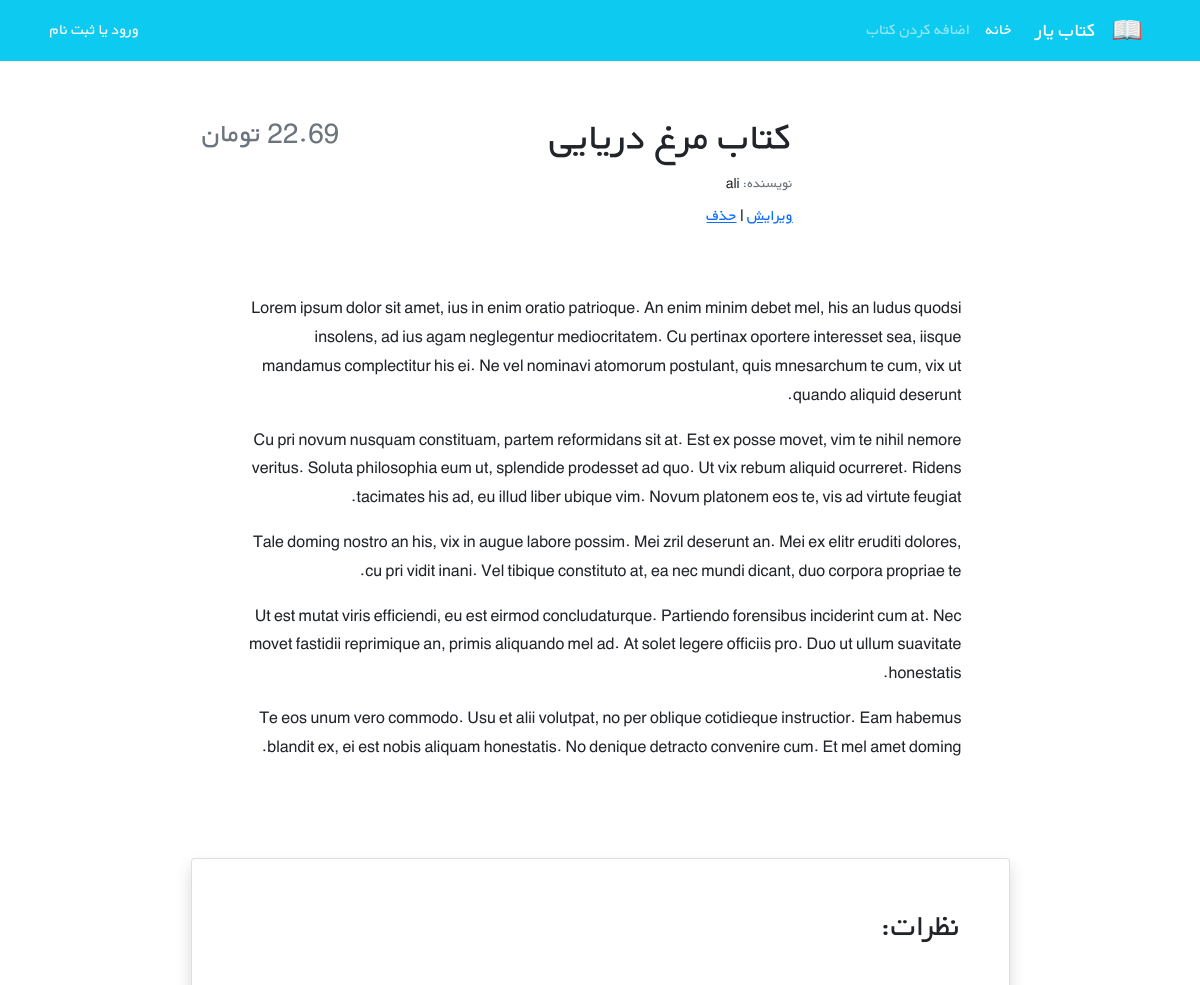
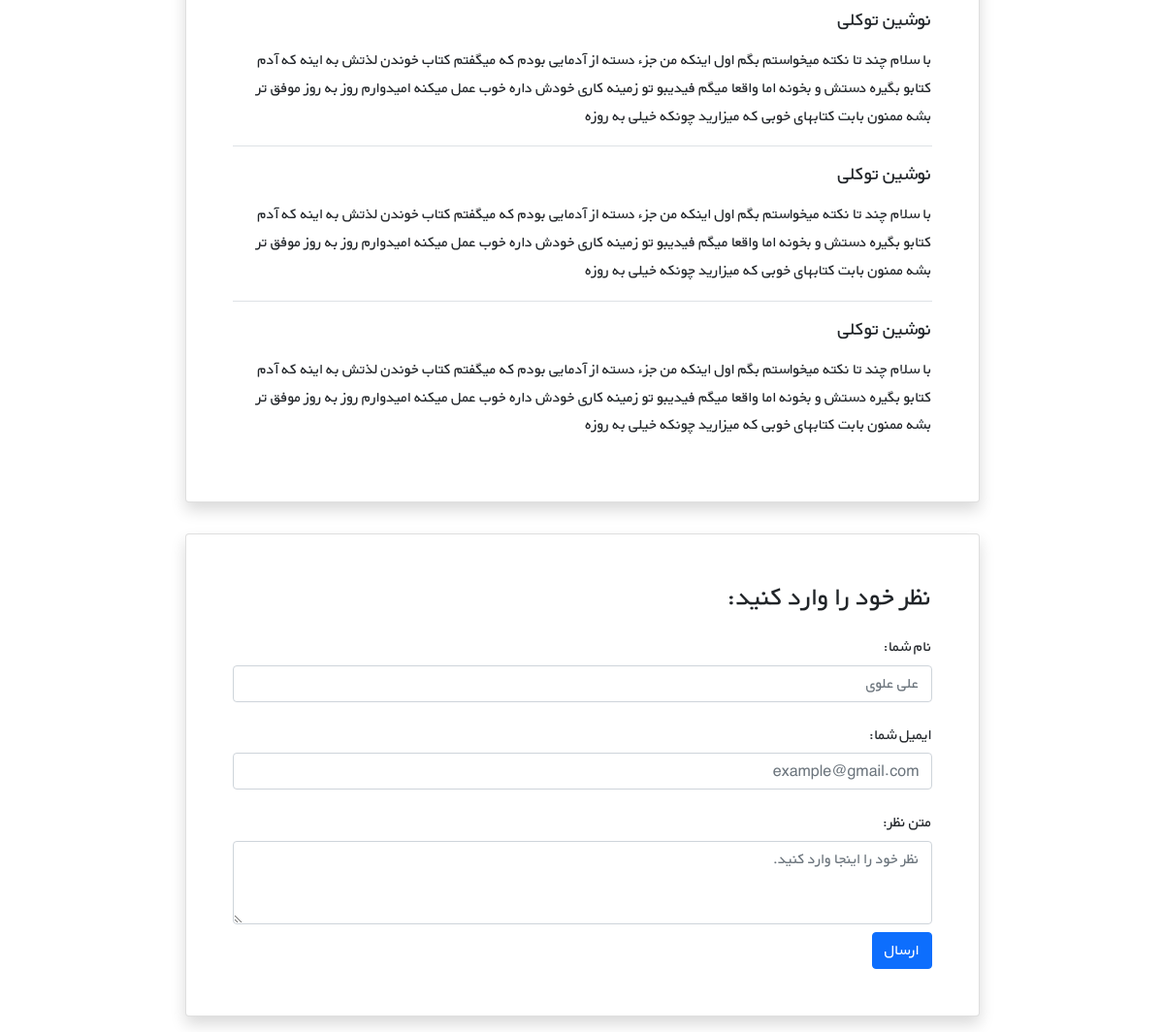
Page /books/3/ on the committed database (2 pictures, top to bottom).
### books/models.py (models this page shows, shortened)
class Book(models.Model):
    title = models.CharField(max_length=200)
    author = models.CharField(max_length=200)
    description = models.TextField()
    price = models.DecimalField(max_digits=5, decimal_places=2)
    cover = models.ImageField(upload_to='covers/', blank=True)

### books/views.py (the view)
# urls.py: path('<int:pk>/', BookDetailView.as_view(), name='BookDetailView'),
class BookDetailView(generic.DetailView):
    model = Book
    template_name = 'books/book_detail.html'

### books/templates/books/book_detail.html (shortened to what this page needs)
{% extends '_base.html' %}
{% block content %}
    <div class="container mt-5" dir="rtl">
        <div class="">
            <div class="">
                <div class="d-flex justify-content-center">
                    <div class="row w-sm-75 w-100">
                        <div class="col-xs-12 col-md-3 d-flex justify-content-center">
                        </div>
                        <div class="col-xs-12 col-md-6 text-center text-md-end mt-md-1 mt-4">
                            <h1>{{ book.title }}</h1>
                            <h5 class="small my-1"><span class="text-muted">نویسنده: </span>{{ book.author }}</h5>
                            <a href="{% url 'BookUpdateView' book.id %}">ویرایش</a>
                            <span> | </span>
                            <a href="{% url 'BookDeleteView' book.id %}">حذف</a>
                        </div>
                        <div class="col-xs-12 col-md-3 d-flex flex-column">
                            <h3 class="align-self-center pt-2 text-muted align-self-md-end">
                                {{ book.price }} تومان
                            </h3>
                        </div>
                    </div>
                </div>
                <div class="d-flex justify-content-center">
                    <div class="my-3 p-5 w-sm-75 w-100">
                        {{ book.description | linebreaks }}
                    </div>
                </div>
                <div class="d-flex justify-content-center">
                    <div class="card shadow my-3 p-5 w-sm-75 w-100">
                        <h2 class="mb-5">نظرات:</h2>
                        <div class="border-bottom mb-3">
                            <h5 class="mb-3">نوشین توکلی</h5>
                            <p>با سلام چند تا نکته میخواستم بگم اول اینکه من جزء دسته از آدمایی بودم که میگفتم کتاب
                                خوندن لذتش
                                به اینه که آدم کتابو بگیره دستش و بخونه اما واقعا میگم فیدیبو تو زمینه کاری خودش داره
                                خوب عمل
                                میکنه امیدوارم روز به روز موفق تر بشه ممنون بابت کتابهای خوبی که میزارید چونکه خیلی به
                                روزه</p>
                        </div>
                        <div class="border-bottom mb-3">
                            <h5 class="mb-3">نوشین توکلی</h5>
                            <p>با سلام چند تا نکته میخواستم بگم اول اینکه من جزء دسته از آدمایی بودم که میگفتم کتاب
                                خوندن لذتش
                                به اینه که آدم کتابو بگیره دستش و بخونه اما واقعا میگم فیدیبو تو زمینه کاری خودش داره
                                خوب عمل
                                میکنه امیدوارم روز به روز موفق تر بشه ممنون بابت کتابهای خوبی که میزارید چونکه خیلی به
                                روزه</p>
                        </div>
                        <div>
                            <h5 class="mb-3">نوشین توکلی</h5>
                            <p>با سلام چند تا نکته میخواستم بگم اول اینکه من جزء دسته از آدمایی بودم که میگفتم کتاب
                                خوندن لذتش
                                به اینه که آدم کتابو بگیره دستش و بخونه اما واقعا میگم فیدیبو تو زمینه کاری خودش داره
                                خوب عمل
                                میکنه امیدوارم روز به روز موفق تر بشه ممنون بابت کتابهای خوبی که میزارید چونکه خیلی به
                                روزه</p>
                        </div>
                    </div>
                </div>
                <div class="d-flex justify-content-center">
                    <div class="card shadow my-3 p-5 w-sm-75 w-100">
                        <h3>نظر خود را وارد کنید:</h3>
                        <form method="POST">
                            <div class="form-group py-2">
                                <label class="py-1" for="author_name">نام شما:</label>
                                <input type="text" class="form-control" placeholder="علی علوی" name="author_name">
                            </div>
                            <div class="form-group py-2">
                                <label class="py-1" for="email">ایمیل شما:</label>
                                <input type="email" class="form-control" placeholder="example@gmail.com" name="email">
                            </div>
                            <div class="form-group py-2">
                                <label class="py-1" for="comment_text">متن نظر:</label>
                                <textarea class="form-control" name="text" rows="3"
                                          placeholder="نظر خود را اینجا وارد کنید."></textarea>
                            </div>
                            <button type="submit" class="btn btn-primary">ارسال</button>
                        </form>
                    </div>
                </div>
            </div>
        </div>
    </div>
{% endblock content %}

### static/css/style.css (style rules this page uses)
* { font-family: 'BYekan', sans-serif; line-height: 1.8rem; }
@media (min-width: 576px) { .w-sm-75 { width: 75%!important; } }

### rows in the picture
Book: title "کتاب مرغ دریایی", author "ali", description "Lorem ipsum dolor sit amet, ius in enim oratio patrioque. An enim minim debet mel, his an ludus quodsi insolens, ad ius agam neglegentur mediocritatem. Cu pertinax oportere interesset sea, iisque mandamus complectitur his ei. Ne vel nominavi atomorum postulant, quis mnesarchum te cum, vix ut quando aliquid deserunt. Cu pri novum nusquam constituam, partem reformidans sit at. Est ex posse movet, vim te nihil nemore veritus. Soluta philosophia eum ut, splendide prodesset ad quo. Ut vix rebum aliquid ocurreret. Ridens tacimates his ad, eu illud liber ubique vim. Novum platonem eos te, vis ad virtute feugiat. Tale doming nostro an his, vix in augue labore possim. Mei zril deserunt an. Mei ex…"
